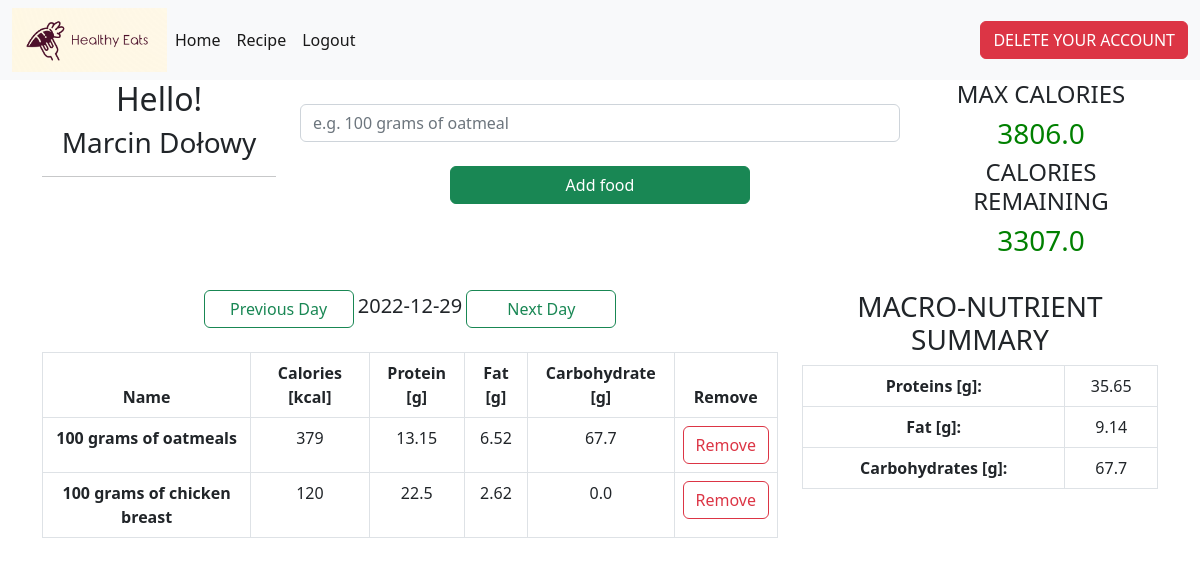
Before: /home/ (signed in) with the older database file.
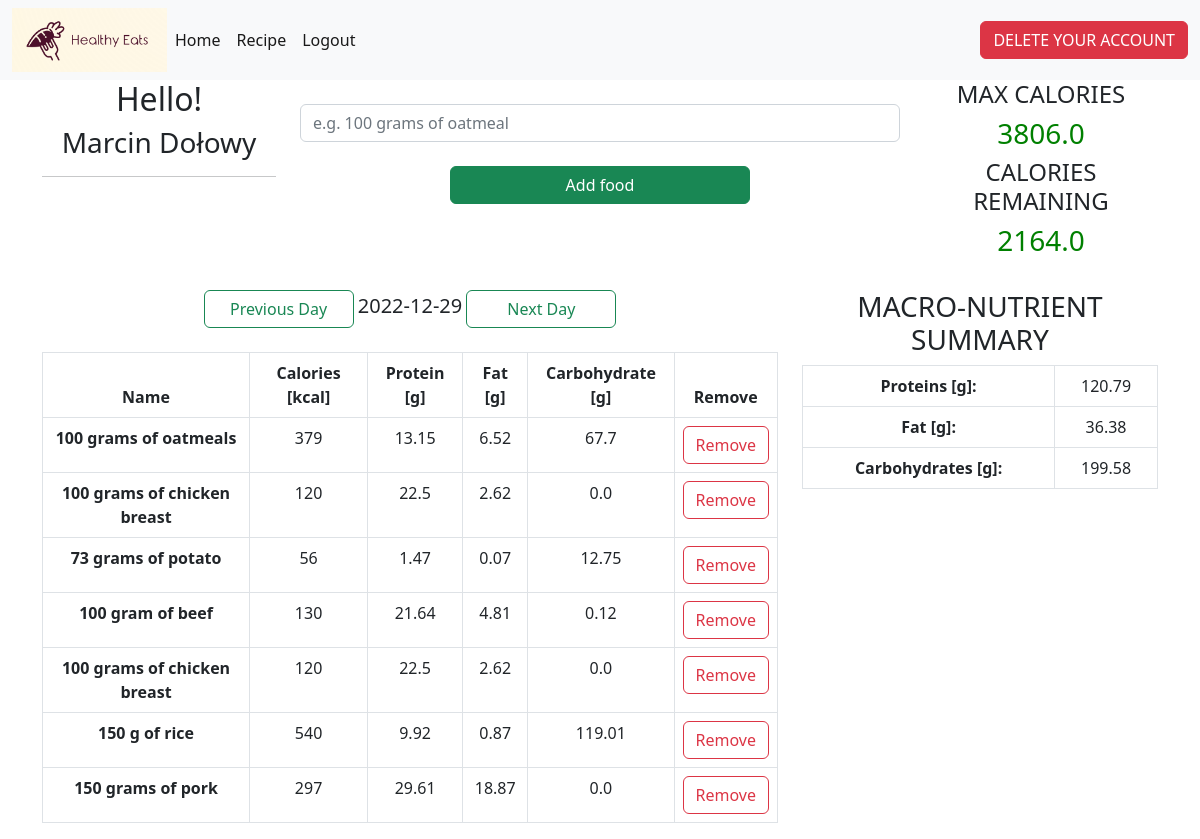
After: the same page with the newer database file.
### app.py (models this page shows, shortened)
class User(UserMixin, db.Model):
    id = db.Column(db.Integer, primary_key=True)
    username = db.Column(db.String(50), unique=True, nullable=False)
    password = db.Column(db.String(150), nullable=False)
    firstname = db.Column(db.String(50), nullable=False)
    lastname = db.Column(db.String(50), nullable=False)
    date_of_birth = db.Column(db.DateTime(), nullable=False)
    sex = db.Column(db.String(10), nullable=False)
    max_calorie = db.Column(db.Float, nullable=False)
    weight = db.Column(db.Integer, nullable=False)
    height = db.Column(db.Integer, nullable=False)
    foods = db.relationship("Food", backref='user')

class Food(db.Model):
    id = db.Column(db.Integer, primary_key=True)
    date_of_add = db.Column(db.DateTime(), nullable=False)
    name = db.Column(db.String(50), nullable=False)
    calories = db.Column(db.Integer, nullable=False)
    protein = db.Column(db.Float, default=0, nullable=False)
    fat = db.Column(db.Float, default=0)
    carbohydrates = db.Column(db.Float, default=0)
    protein_calories = db.Column(db.Float, default=0)
    fat_calories = db.Column(db.Float, default=0)
    carbohydrates_calories = db.Column(db.Float, default=0)
    user_id = db.Column(db.Integer, db.ForeignKey('user.id'), nullable=False)

### app.py (the view, shortened to what this page needs)
@app.route('/home/', methods=['GET', 'POST'])
@login_required
def home():
    current_date = get_request_value_if_present()
    if request.values.get('button') == 'prev':
        current_date = current_date - datetime.timedelta(days=1)
        return redirect(url_for('home', current_date=current_date))
    elif request.values.get('button') == 'next':
        current_date = current_date + datetime.timedelta(days=1)
        return redirect(url_for('home', current_date=current_date))
    form = FoodForm()
    name_surname = " ".join([current_user.firstname, current_user.lastname])
    remaining_calories = current_user.max_calorie - count_all_calories(current_date)
    return render_template("home.html", form=form, name_surname=name_surname, max_calorie=current_user.max_calorie,
                           remaining_calories=remaining_calories, all_foods=all_foods(current_date),
                           all_protein=all_protein(current_date), all_fat=all_fat(current_date),
                           all_carbohydrates=all_carbohydrates(current_date), user=current_user,
                           current_date=current_date)

### forms.py
class FoodForm(FlaskForm):
    name = StringField("Name", validators=[DataRequired()])
    submit = SubmitField('Add food')

### app.py (called while the page is built)
@login_manager.user_loader
def load_user(user_id):
    return User.query.get(user_id)

def get_request_value_if_present():
    if len(request.values.keys()) == 0:
        current_date = date.today()
    else:
        current_date = datetime.datetime.strptime(request.values.get('current_date'), '%Y-%m-%d').date()
    return current_date

def count_all_calories(current_date):
    return Food.query.filter_by(user_id=current_user.id,
                                date_of_add=datetime.datetime(current_date.year, current_date.month,
                                                              current_date.day)).with_entities(
        func.sum(Food.calories).label('total')).first().total or 0

def all_foods(current_date):
    return Food.query.filter_by(user_id=current_user.id).filter_by(
        date_of_add=datetime.datetime(current_date.year, current_date.month, current_date.day)).all()

def all_protein(current_date):
    total_protein = Food.query.filter_by(user_id=current_user.id,
                                         date_of_add=datetime.datetime(current_date.year, current_date.month,
                                                                       current_date.day)).with_entities(
        func.sum(Food.protein).label('total')).first().total
    return 0 if total_protein is None else round(total_protein, 2)

def all_fat(current_date):
    total_fat = Food.query.filter_by(user_id=current_user.id,
                                     date_of_add=datetime.datetime(current_date.year, current_date.month,
                                                                   current_date.day)).with_entities(
        func.sum(Food.fat).label('total')).first().total or 0
    return 0 if total_fat is None else round(total_fat, 2)

def all_carbohydrates(current_date):
    total_carbohydrates = Food.query.filter_by(user_id=current_user.id,
                                               date_of_add=datetime.datetime(current_date.year, current_date.month,
                                                                             current_date.day)).with_entities(
        func.sum(Food.carbohydrates).label('total')).first().total or 0
    return 0 if total_carbohydrates is None else round(total_carbohydrates, 2)

### templates/home.html (shortened to what this page needs)
{% extends 'base.html' %}
{% block content %}
    <div class="container text-center">
        <div class="row">
            <div class="col">
                <h2>Hello!</h2>
                <div>
                    <h3> {{ name_surname }}</h3>
                    <hr>
                </div>
            </div>
            <div class="col">
                <form action="" method="post">
                    <div class="col" align="center">
                        <br>
                        {{ form.name(placeholder="e.g. 100 grams of oatmeal", class="form-control", style="width: 600px") }}
                        <br>
                        <p>{{ form.submit(class="btn btn-success", style="width: 300px") }}
                        </p>
                    </div>
                </form>
            </div>
            <div class="col">
                <h4>MAX CALORIES</h4>
                <h3 style="color: green">{{ max_calorie }}</h3>
                <h4>CALORIES REMAINING</h4>
                {% if remaining_calories < 0 %}
                    <h3 style="color: red"> {{ remaining_calories }}</h3>
                {% else %}
                    <h3 style="color: green"> {{ remaining_calories }}</h3>
                    <br>
                {% endif %}
            </div>
        </div>
        <div class="row">
            <div class="col-8">
                <div style="width: 100%; text-align: center">
                    <div style="display: inline-block">
                        <a type="button" class="btn btn-outline-success" style="width: 150px"
                           href="{{ url_for('home', current_date=current_date, button='prev') }}">
                            Previous Day
                        </a>
                    </div>
                    <div style="display: inline-block">
                        <h5> {{ current_date }}</h5>
                    </div>
                    <div style="display: inline-block">
                        <a type="button" class="btn btn-outline-success" style="width: 150px"
                           href="{{ url_for('home', current_date=current_date, button='next') }}">
                            Next Day
                        </a>
                    </div>
                </div>
                <br>
                <table class="table table-bordered">
                    <thead>
                    <tr>
                        <th scope="col">Name</th>
                        <th scope="col">Calories [kcal]</th>
                        <th scope="col">Protein [g]</th>
                        <th scope="col">Fat [g]</th>
                        <th scope="col">Carbohydrate [g]</th>
                        <th scope="col">Remove</th>
                    </tr>
                    </thead>
                    <tbody>
                    {% for food in all_foods %}
                        <tr>
                            <th scope="row">{{ food.name }}</th>
                            <td>{{ food.calories }}</td>
                            <td>{{ food.protein }}</td>
                            <td> {{ food.fat }}</td>
                            <td>{{ food.carbohydrates }}</td>
                            <td>
                                <a href="{{ url_for('delete', food_id=food.id) }}"
                                   class="btn btn-outline-danger">Remove</a>
                            </td>
                        </tr>
                    {% endfor %}
                    </tbody>
                </table>
            </div>
            <div class="col-4">
                <div>
                    <h3>MACRO-NUTRIENT SUMMARY</h3>
                </div>
                <table class="table table-bordered" style="width:100%">
                    <tr>
                        <th scope="row">Proteins [g]:</th>
                        <td>{{ all_protein }}</td>
                    </tr>
                    <tr>
                        <th>Fat [g]:</th>
                        <td>{{ all_fat }}</td>
                    </tr>
                    <tr>
                        <th>Carbohydrates [g]:</th>
                        <td>{{ all_carbohydrates }}</td>
                    </tr>
                </table>
            </div>
        </div>
    </div>
{% endblock %}

### templates/base.html (shortened to what this page needs)
<!doctype html>
<html lang="en">
<head>
    <link href="https://cdn.jsdelivr.net/npm/bootstrap@5.2.3/dist/css/bootstrap.min.css" rel="stylesheet"
>
</head>
<body>
<nav class="navbar navbar-expand-lg navbar-light bg-light">
    <div class="container-fluid">
        <a href="{{ url_for('start_page') }}"><img src="/static/images/logo.png" alt="logo" height="64" width="155"></a>
        <div class="collapse navbar-collapse" id="navbarSupportedContent">
            {% if current_user.is_authenticated %}
                <ul class="navbar-nav me-auto mb-2 mb-lg-0">
                    <li class="nav-item">
                        <a class="nav-link active" aria-current="page" href="{{ url_for('home') }}">Home</a>
                    </li>
                    <li class="nav-item">
                        <a class="nav-link active" href="{{ url_for('recipe') }}">Recipe</a>
                    </li>
                    <li class="nav-item">
                        <a class="nav-link active" href="{{ url_for('logout') }}">Logout</a>
                    </li>
                </ul>
                <form class="d-flex">
                    <button type="button" class="btn btn-danger" data-bs-toggle="modal"
                            data-bs-target="#exampleModal">
                        DELETE YOUR ACCOUNT
                    </button>
                </form>
            {% endif %}
        </div>
    </div>
</nav>
<div class="content">
    {% block content %} {% endblock %}
</div>
</body>
</html>

Changed rows visible on the page:
now on this page (row edited): Food: name "73 grams of potato", calories "56", protein "1.47", fat "0.07", carbohydrates "12.75"
added Food: name "100 gram of beef", calories "130", protein "21.64", fat "4.81", carbohydrates "0.12"
added Food: name "100 grams of chicken breast", calories "120", protein "22.5", fat "2.62", carbohydrates "0.0"
added Food: name "150 g of rice", calories "540", protein "9.92", fat "0.87", carbohydrates "119.01"
added Food: name "150 grams of pork", calories "297", protein "29.61", fat "18.87", carbohydrates "0.0"
Other visible differences:
{{ remaining_calories }}: "3307.0" → "2164.0"
{{ all_protein }}: "35.65" → "120.79"
{{ all_fat }}: "9.14" → "36.38"
{{ all_carbohydrates }}: "67.7" → "199.58"
